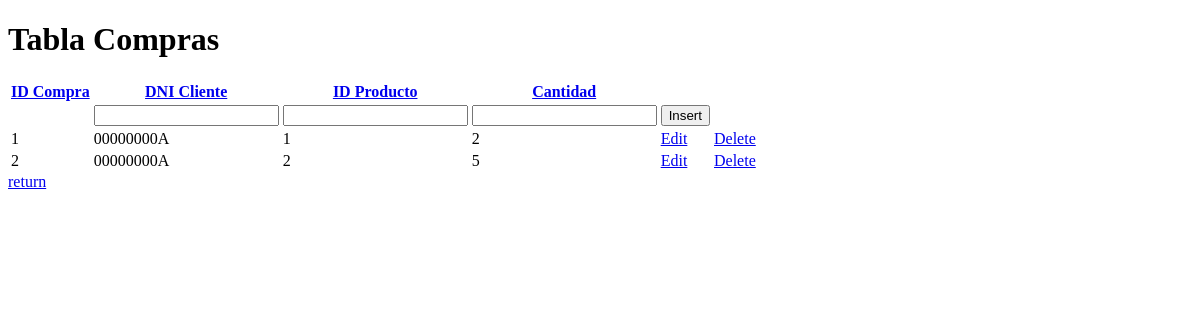
The page /compras.php on the database as committed earlier.
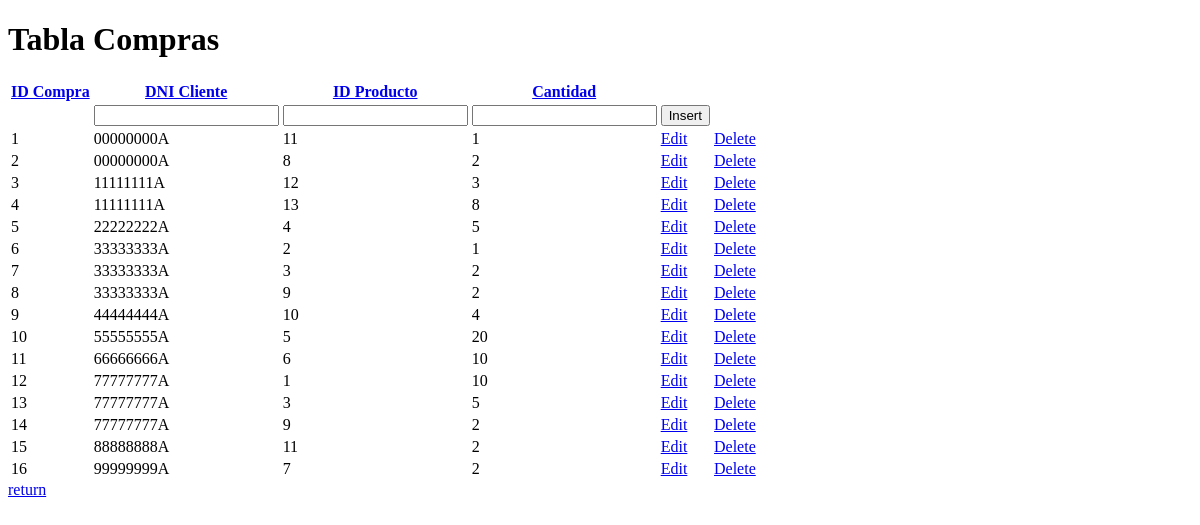
The same page on the database as committed later.
### tables this page shows
CREATE TABLE IF NOT EXISTS COMPRA (
  ID_Compra INT UNSIGNED NOT NULL AUTO_INCREMENT,
  CLIENTE_DNI VARCHAR(10) NOT NULL,
  Borrado TINYINT NOT NULL,
  PRODUCTOS_ID_Producto INT NOT NULL,
  Cantidad INT NOT NULL,
  PRIMARY KEY (ID_Compra, CLIENTE_DNI),
  INDEX fk_COMPRA_CLIENTE_idx (CLIENTE_DNI ASC) VISIBLE,
  INDEX fk_COMPRA_PRODUCTOS1_idx (PRODUCTOS_ID_Producto ASC) VISIBLE,
  CONSTRAINT fk_COMPRA_CLIENTE
    FOREIGN KEY (CLIENTE_DNI)
    REFERENCES CLIENTE (DNI)
    ON DELETE CASCADE
    ON UPDATE CASCADE,
  CONSTRAINT fk_COMPRA_PRODUCTOS1
    FOREIGN KEY (PRODUCTOS_ID_Producto)
    REFERENCES PRODUCTOS (ID_Producto)
    ON DELETE NO ACTION
    ON UPDATE NO ACTION);

### compras.php (the view, shortened to what this page needs)
<?php
require "bbdd.php";
$columns = array('ID_Compra','CLIENTE_DNI','PRODUCTOS_ID_Producto', 'Cantidad');
$column = isset($_GET['column']) && in_array($_GET['column'], $columns) ? $_GET['column'] : $columns[0];
$sort_order = isset($_GET['order']) && strtolower($_GET['order']) == 'desc' ? 'DESC' : 'ASC';
if ($result = mysqli_query($db, "SELECT * FROM COMPRA WHERE Borrado = 0 ORDER BY $column $sort_order")) {
	$up_or_down = str_replace(array('ASC','DESC'), array('up','down'), $sort_order);
	$asc_or_desc = $sort_order == 'ASC' ? 'desc' : 'asc';
	$add_class = ' class="highlight"';
?>
<!DOCTYPE html>
<html>
<head>
</head>
<body>
<table>
  <h1>Tabla Compras</h1>
  <tr>
    <th><a href="compras.php?column=ID_Compra&order=<?php echo $asc_or_desc; ?>">ID Compra<i class ="<?php echo $column == 'ID_Compra' ? '-' . $up_or_down : ''; ?>"></i></a></th>
    <th><a href="compras.php?column=CLIENTE_DNI&order=<?php echo $asc_or_desc; ?>">DNI Cliente<i class ="<?php echo $column == 'CLIENTE_DNI' ? '-' . $up_or_down : ''; ?>"></i></a></th>
    <th><a href="compras.php?column=PRODUCTOS_ID_Producto&order=<?php echo $asc_or_desc; ?>">ID Producto<i class ="<?php echo $column == 'PRODUCTOS_ID_Producto' ? '-' . $up_or_down : ''; ?>"></i></a></th>
    <th><a href="compras.php?column=Cantidad&order=<?php echo $asc_or_desc; ?>">Cantidad<i class ="<?php echo $column == 'Cantidad' ? '-' . $up_or_down : ''; ?>"></i></a></th>
  </tr>
<tr>
  <form action="insert.php" method="post">
    <td></td>
    <td><input type='text' name='enterDNI'></td>
    <td><input type='text' name='enterIDPROD'></td>
    <td><input type='text' name='enterCantidad'></td>
    <td><button>Insert</button></td>
    </form>
  </tr>
  <?php
  while($data = mysqli_fetch_assoc($result))
  {
    if ($data['Borrado'] == 0) {
  ?>
  <tr>
    <td <?php echo $column == 'ID_Producto' ? $add_class : ''; ?>><?php echo $data['ID_Compra'];?></td>
    <td <?php echo $column == 'CLIENTE_DNI' ? $add_class : ''; ?>><?php echo $data['CLIENTE_DNI'];?></td>
    <td <?php echo $column == 'PRODUCTOS_ID_Producto' ? $add_class : ''; ?>><?php echo $data['PRODUCTOS_ID_Producto'];?></td>
    <td <?php echo $column == 'Cantidad' ? $add_class : ''; ?>><?php echo $data['Cantidad'];?></td>
    <td><a href="edit.php?id=<?php echo $data['ID_Compra']; ?>">Edit</a></td>
    <td><a href="delete.php?id=<?php echo $data['ID_Compra']; ?>">Delete</a></td>
  </tr>
  <?php
  }
}
?>
</table>
<a href="index.php">return</a>
</body>
<?php
}
?>
</html>

Rows that differ between the two databases and show on the page:
changed compra (number 1 of 16 on the later page): PRODUCTOS_ID_Producto "1" → "11"; Cantidad "2" → "1"
changed compra (number 2 of 16 on the later page): PRODUCTOS_ID_Producto "2" → "8"; Cantidad "5" → "2"
added compra: ID_Compra "3", CLIENTE_DNI "11111111A", PRODUCTOS_ID_Producto "12", Cantidad "3"
added compra: ID_Compra "4", CLIENTE_DNI "11111111A", PRODUCTOS_ID_Producto "13", Cantidad "8"
added compra: ID_Compra "5", CLIENTE_DNI "22222222A", PRODUCTOS_ID_Producto "4", Cantidad "5"
added compra: ID_Compra "6", CLIENTE_DNI "33333333A", PRODUCTOS_ID_Producto "2", Cantidad "1"
added compra: ID_Compra "7", CLIENTE_DNI "33333333A", PRODUCTOS_ID_Producto "3", Cantidad "2"
added compra: ID_Compra "8", CLIENTE_DNI "33333333A", PRODUCTOS_ID_Producto "9", Cantidad "2"
added compra: ID_Compra "9", CLIENTE_DNI "44444444A", PRODUCTOS_ID_Producto "10", Cantidad "4"
added compra: ID_Compra "10", CLIENTE_DNI "55555555A", PRODUCTOS_ID_Producto "5", Cantidad "20"
added compra: ID_Compra "11", CLIENTE_DNI "66666666A", PRODUCTOS_ID_Producto "6", Cantidad "10"
added compra: ID_Compra "12", CLIENTE_DNI "77777777A", PRODUCTOS_ID_Producto "1", Cantidad "10"
added compra: ID_Compra "13", CLIENTE_DNI "77777777A", PRODUCTOS_ID_Producto "3", Cantidad "5"
added compra: ID_Compra "14", CLIENTE_DNI "77777777A", PRODUCTOS_ID_Producto "9", Cantidad "2"
added compra: ID_Compra "15", CLIENTE_DNI "88888888A", PRODUCTOS_ID_Producto "11", Cantidad "2"
added compra: ID_Compra "16", CLIENTE_DNI "99999999A", PRODUCTOS_ID_Producto "7", Cantidad "2"
